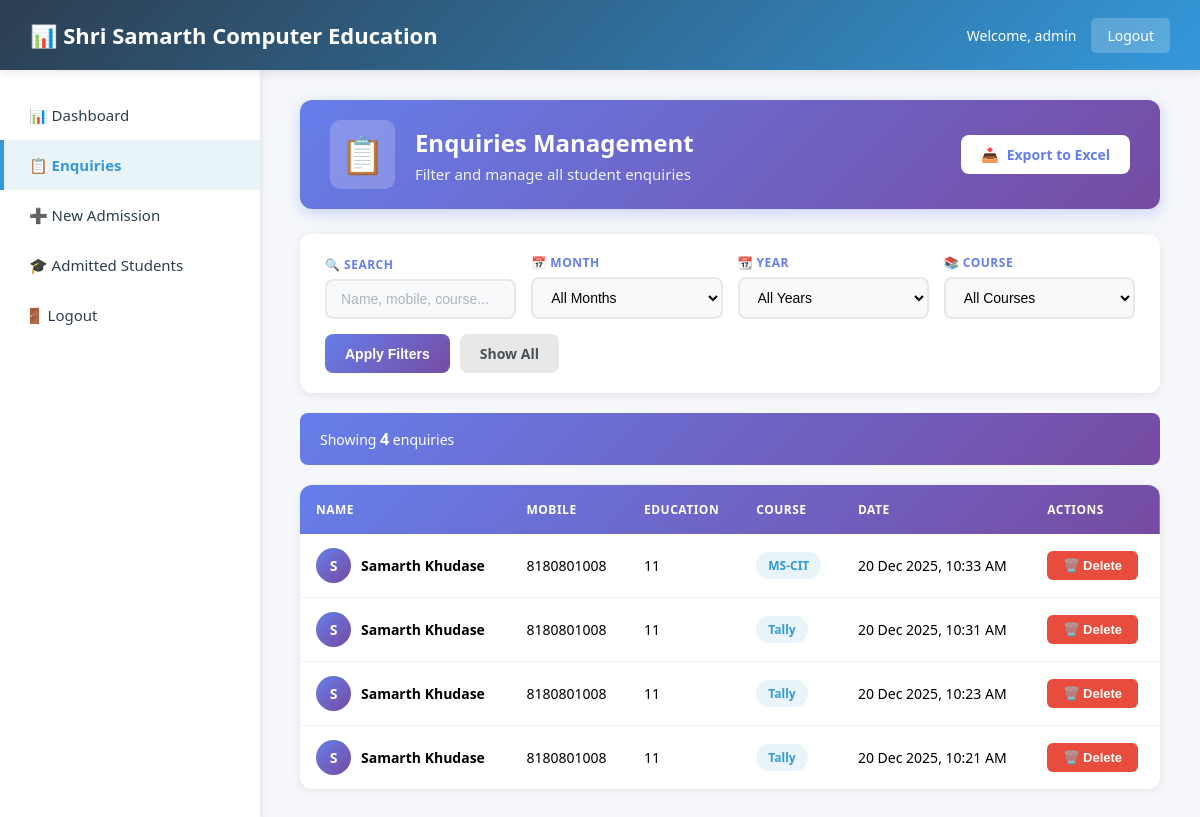
Page /enquiries/ (signed in) on the earlier database version.
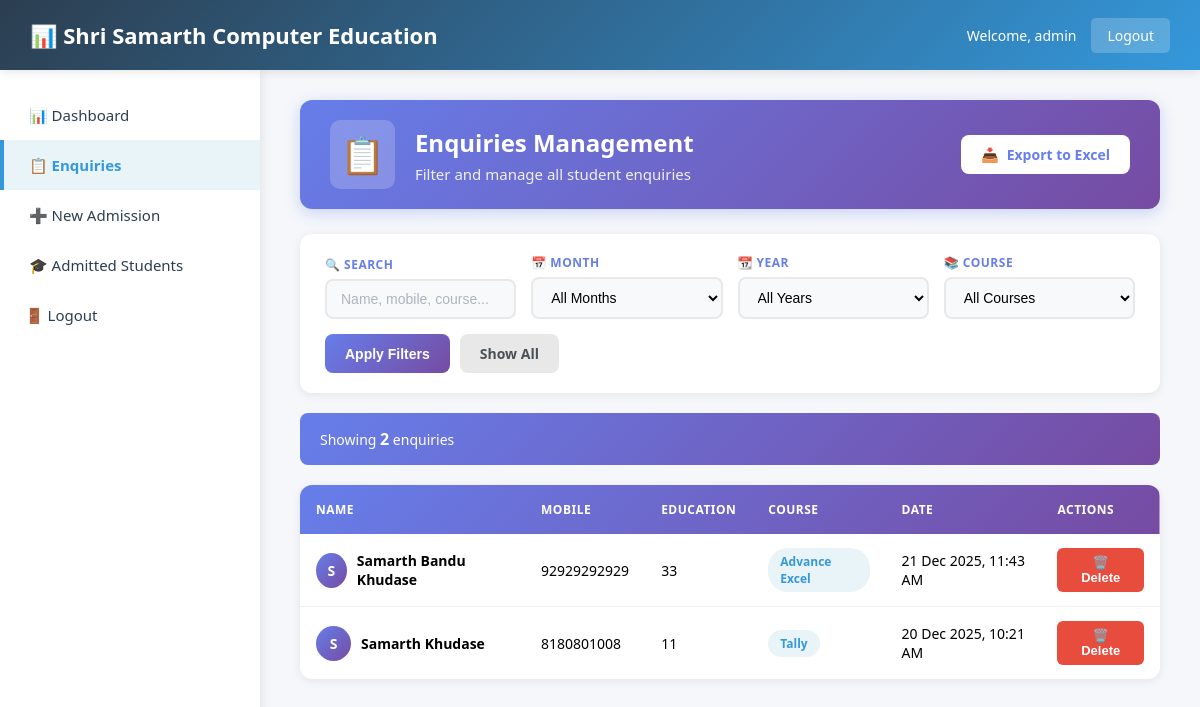
Same page on the later database version.
### core/models.py (models this page shows, shortened)
class Enquiry(models.Model):
    name = models.CharField(max_length=100)
    mobile = models.CharField(max_length=15)
    education = models.CharField(max_length=100)
    course = models.CharField(max_length=50)
    created_at = models.DateTimeField(auto_now_add=True)

### core/views.py (the view)
# urls.py: path('enquiries/', views.enquiry_list, name='enquiry_list'),
@login_required
def enquiry_list(request):
    search = request.GET.get("search", "")
    month = request.GET.get("month", "")
    year = request.GET.get("year", "")
    course = request.GET.get("course", "")
    enquiries = Enquiry.objects.all().order_by("-created_at")
    if search:
        enquiries = enquiries.filter(
            Q(name__icontains=search) |
            Q(mobile__icontains=search) |
            Q(course__icontains=search)
        )
    if month:
        enquiries = enquiries.filter(created_at__month=month)
    if year:
        enquiries = enquiries.filter(created_at__year=year)
    if course:
        enquiries = enquiries.filter(course=course)
    available_years = (
        Enquiry.objects
        .annotate(year=ExtractYear('created_at'))
        .values_list('year', flat=True)
        .distinct()
        .order_by('-year')
    )
    available_courses = (
        Enquiry.objects
        .values_list('course', flat=True)
        .distinct()
        .order_by('course')
    )
    paginator = Paginator(enquiries, 10)
    page_number = request.GET.get("page")
    page_obj = paginator.get_page(page_number)
    filters_query = ""
    if search:
        filters_query += f"&search={search}"
    if month:
        filters_query += f"&month={month}"
    if year:
        filters_query += f"&year={year}"
    if course:
        filters_query += f"&course={course}"
    return render(request, "core/enquiries.html", {
        "page_obj": page_obj,
        "search": search,
        "month": month,
        "year": year,
        "course": course,
        "available_years": available_years,
        "available_courses": available_courses,
        "filters_query": filters_query,
        "active_page": "enquiries"
    })

### templates/core/enquiries.html (shortened to what this page needs)
{% extends 'base/base.html' %}
{% load static %}
{% block page_heading %}
<div class="page-header-enq">
    <div class="page-header-content-enq">
        <div class="page-title-wrapper">
            <div class="page-icon-enq">📋</div>
            <div>
                <h1 class="page-title-enq">Enquiries Management</h1>
                <p class="page-subtitle">Filter and manage all student enquiries</p>
            </div>
        </div>
        <div class="page-actions-enq">
            <a href="{% url 'export_enquiries' %}?{{ request.GET.urlencode }}" class="action-btn-enq primary">
                <span>📥</span> Export to Excel
            </a>
        </div>
    </div>
</div>
{% endblock %}
{% block extra_css %}
<link rel="stylesheet" href="{% static 'core/enquiries.css' %}">
{% endblock %}
{% block content %}
<div class="filters-container">
    <form method="get" class="filters-form">
        <div class="filter-group">
            <label for="search">🔍 Search</label>
            <input
                type="text"
                name="search"
                id="search"
                placeholder="Name, mobile, course..."
                value="{{ search }}"
                class="filter-input"
            >
        </div>
        <div class="filter-group">
            <label for="month">📅 Month</label>
            <select name="month" id="month" class="filter-select">
                <option value="">All Months</option>
            </select>
        </div>
        <div class="filter-group">
            <label for="year">📆 Year</label>
            <select name="year" id="year" class="filter-select">
                <option value="">All Years</option>
            </select>
        </div>
        <div class="filter-group">
            <label for="course">📚 Course</label>
            <select name="course" id="course" class="filter-select">
                <option value="">All Courses</option>
            </select>
        </div>
        <div class="filter-buttons">
            <button type="submit" class="filter-btn apply">
                Apply Filters
            </button>
            <a href="{% url 'enquiry_list' %}" class="filter-btn reset">
                Show All
            </a>
        </div>
    </form>
</div>
<div class="results-summary">
    <p>
        Showing <strong>{{ page_obj.paginator.count }}</strong> enquir{{ page_obj.paginator.count|pluralize:"y,ies" }}
    </p>
</div>
<div class="table-container">
    <table class="data-table">
        <thead>
            <tr>
                <th>Name</th>
                <th>Mobile</th>
                <th>Education</th>
                <th>Course</th>
                <th>Date</th>
                <th>Actions</th>
            </tr>
        </thead>
        <tbody>
            {% for e in page_obj %}
            <tr>
                <td>
                    <div class="name-cell">
                        <span class="avatar">{{ e.name.0|upper }}</span>
                        {{ e.name }}
                    </div>
                </td>
                <td>{{ e.mobile }}</td>
                <td>{{ e.education }}</td>
                <td>
                    <span class="course-badge">{{ e.course }}</span>
                </td>
                <td>{{ e.created_at|date:"d M Y, h:i A" }}</td>
                <td>
                    <button
                        type="button"
                        class="btn red"
                        onclick="confirmDelete({{ e.id }})"
                    >
                        🗑️ Delete
                    </button>
                </td>
            </tr>
            {% endfor %}
        </tbody>
    </table>
</div>
{% endblock %}

### templates/base/base.html (shortened to what this page needs)
{% load static %}
<!DOCTYPE html>
<html lang="en">
<head>
    <link rel="stylesheet" href="{% static 'core/dashboard.css' %}">
    {% block extra_css %}{% endblock %}
</head>
<body>
<header class="top-header">
    <h1>📊 Shri Samarth Computer Education</h1>
    <div class="user-info">
        <span>Welcome, {{ request.user.username|default:"Admin" }}</span>
        <a href="{% url 'logout' %}" class="logout-btn" onclick="event.preventDefault(); document.getElementById('logout-form').submit();">Logout</a>
    </div>
</header>
<div class="layout">
    {% include 'includes/sidebar.html' %}
    <main class="main-content">
        {% block page_heading %}{% endblock %}
        {% block content %}{% endblock %}
    </main>
</div>
</body>
</html>

### templates/includes/sidebar.html (shortened to what this page needs)
<nav class="sidebar">
    <a href="{% url 'dashboard' %}"
       class="menu-item {% if active_page == 'dashboard' %}active{% endif %}">
        📊 Dashboard
    </a>
    <a href="{% url 'enquiry_list' %}"
       class="menu-item {% if active_page == 'enquiries' %}active{% endif %}">
        📋 Enquiries
    </a>
    <a href="{% url 'new_admission' %}"
       class="menu-item {% if active_page == 'new_admission' %}active{% endif %}">
        ➕ New Admission
    </a>
    <a href="{% url 'admitted_students' %}"
       class="menu-item {% if active_page == 'admitted_students' %}active{% endif %}">
        🎓 Admitted Students
    </a>
    <form method="post" action="{% url 'logout' %}" style="margin: 0;">
        <button type="submit" class="menu-item logout-item">
            🚪 Logout
        </button>
    </form>
</nav>

### static/core/dashboard.css (style rules this page uses)
* { margin: 0; padding: 0; box-sizing: border-box; }
html, body { height: 100%; font-family: 'Segoe UI', Tahoma, Geneva, Verdana, sans-serif; background: #f5f7fa; }
.top-header { height: 70px; background: linear-gradient(135deg, #2c3e50, #3498db); color: white; padding: 0 30px; display: flex; align-items: center; justify-content: space-between; position: fixed; top: 0; left: 0; right: 0; z-index: 1000; box-shadow: 0 2px 10px rgba(0,0,0,0.1); }
.top-header h1 { font-size: 22px; font-weight: 600; margin: 0; }
.user-info { display: flex; align-items: center; gap: 15px; }
.user-info span { font-size: 14px; }
.logout-btn { background: rgba(255,255,255,0.2); color: white; padding: 8px 16px; border-radius: 5px; text-decoration: none; transition: background 0.3s; font-size: 14px; }
.layout { display: flex; padding-top: 70px; min-height: 100vh; }
.sidebar { width: 260px; background: white; box-shadow: 2px 0 10px rgba(0,0,0,0.08); position: fixed; left: 0; top: 70px; bottom: 0; overflow-y: auto; padding: 20px 0; }
.menu-item { display: block; padding: 15px 25px; color: #2c3e50; text-decoration: none; font-weight: 500; font-size: 15px; border-left: 4px solid transparent; transition: all 0.3s ease; }
.menu-item.active { background: #e8f4f8; border-left-color: #3498db; color: #3498db; font-weight: 600; }
.logout-item { width: 100%; background: none; border: none; text-align: left; cursor: pointer; font-family: 'Segoe UI', Tahoma, Geneva, Verdana, sans-serif; }
.main-content { flex: 1; margin-left: 260px; padding: 30px 40px; min-height: calc(100vh - 70px); background: #f5f7fa; }
.page-title-wrapper { display: flex; align-items: center; gap: 20px; }
.page-subtitle { font-size: 15px; color: rgba(255, 255, 255, 0.9); margin: 5px 0 0 0; font-weight: 400; }
.page-actions-enq { display: flex; gap: 12px; }

Differences in the rows shown:
removed Enquiry: name.0 "S", name "Samarth Khudase", mobile "8180801008", education "11", course "MS-CIT", created_at "20 Dec 2025, 10:33 AM"
removed Enquiry: name.0 "S", name "Samarth Khudase", mobile "8180801008", education "11", course "Tally", created_at "20 Dec 2025, 10:31 AM"
removed Enquiry: name.0 "S", name "Samarth Khudase", mobile "8180801008", education "11", course "Tally", created_at "20 Dec 2025, 10:23 AM"
added Enquiry: name.0 "S", name "Samarth Bandu Khudase", mobile "92929292929", education "33", course "Advance Excel", created_at "21 Dec 2025, 11:43 AM"
Other differences:
{{ page_obj.paginator.count }}: "4" → "2"
